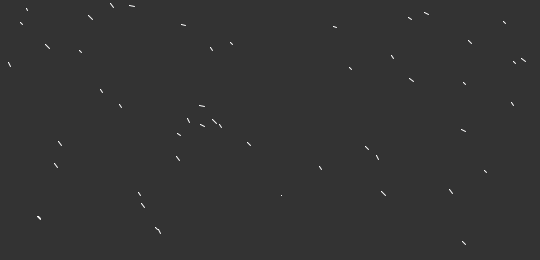
Frame 1 (no input)
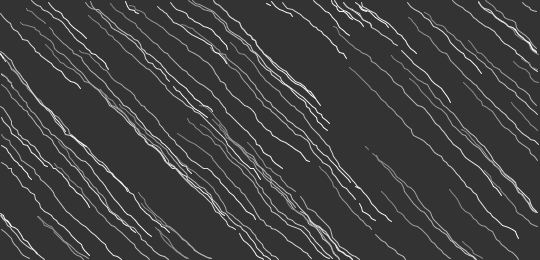
Frame 60 (the mouse pressed at the canvas centre just before this capture)
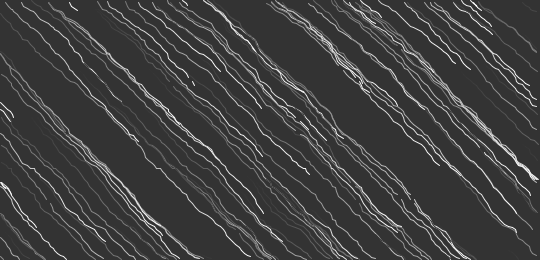
Frame 120 (the mouse held since frame 60 and released just before this capture)

The Processing sketch that drew these frames (run headless with seeded random() and noise(); from frame 60 on, the mouse is pressed at the canvas centre):

// Processing sketch: processing_98096
// ── processing_98096.pde

/*
* Inspired by the "BrownianMovement" sketch
* http://processing.org/learning/topics/brownian.html
* this is my take on recording "noise" generated movement. 
*
* Made by @ramayac
*/

class Gusano {

  int cola = 100;
  int rango = 6;
  PVector[] linea = new PVector[cola];

  Gusano(float x, float y) {
    for (int i = 0; i < linea.length; i++) {
      linea[i] = new PVector(x, y);
    }
  }

  void update() {
    for (int i = 1; i < linea.length; i++) {
      linea[i-1].x = linea[i].x;
      linea[i-1].y = linea[i].y;
      //linea[i-1]= linea[i]; //no sirve
    }

    linea[linea.length-1].x += noise(linea[linea.length-1].x)*rango; //random(-rango, rango);
    linea[linea.length-1].y += noise(linea[linea.length-1].y)*rango; //random(-rango, rango);

    boolean fuerapantalla = false;
    if (linea[linea.length-1].x > width) {
      linea[linea.length-1].x = linea[linea.length-1].x-width;
    }
    if (linea[linea.length-1].y > height) {
      linea[linea.length-1].y = linea[linea.length-1].y-height;
    }
  }

  void draw() {
    for (int i = 1; i < linea.length; i++) {
      float val = float(i)/linea.length * 204.0 + 51;
      stroke(val);
      float d = dist(linea[i-1].x, linea[i-1].y, linea[i].x, linea[i].y);
      if (d < rango) {
        line(linea[i-1].x, linea[i-1].y, linea[i].x, linea[i].y);
      }
    }
  }
}

Gusano[] gusanitos = new Gusano[50];

void setup() {
  size(540, 260);

  for(int i = 0; i < gusanitos.length; i++){
    gusanitos[i] = new Gusano(random(0, width), random(0, height));
  }

  smooth();
  frameRate(30);
}

void draw() {
  background(51);
  
  for(int i = 0; i < gusanitos.length; i++){
    gusanitos[i].update();
    gusanitos[i].draw();
  }
}
